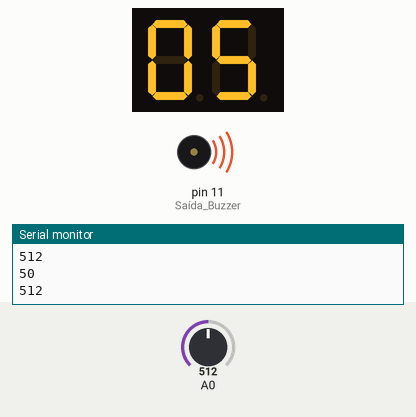
Simulated run of this sketch. Board: Arduino Uno, built with avr-gcc and run on an emulated ATmega328P. Shown: 2-digit seven-segment display, buzzer (waves = sounding, pin HIGH), the last lines printed to the serial monitor. Wiring (inferred from the names in the program): 2-digit 7-segment display, segments lit when HIGH: segments pin 2, pin 3, pin 4, pin 5, pin 6, pin 7, pin 8; digit selects pin 9, pin 10. The inputs (shaded band) are chosen by the test bench; at power-on: A0 = 512. The segment pins are drawn as the display they are named for; pins used as bus, display or sensor lines are not drawn.

Above: at 0.9 s.
1.3 s: A0 set to 379
At 2.3 s:
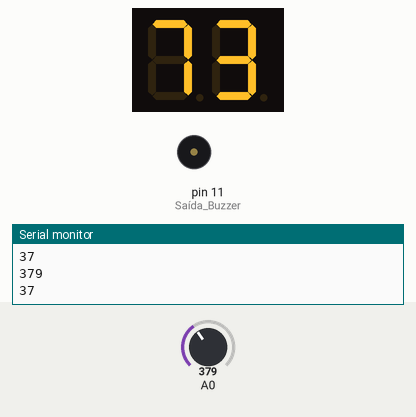
3.3 s: A0 set to 358
At 4.4 s:
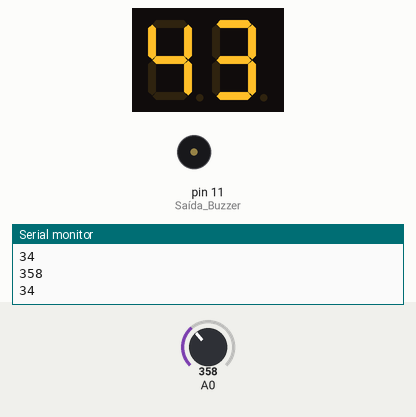
5.1 s: A0 set to 306
At 6.1 s:
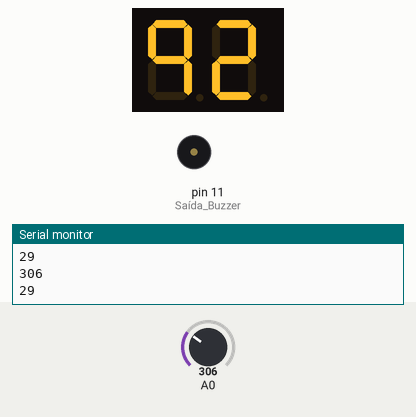
Timing chart, 0 to 8.1 s (numbered marks = the images above; inputs shaded):
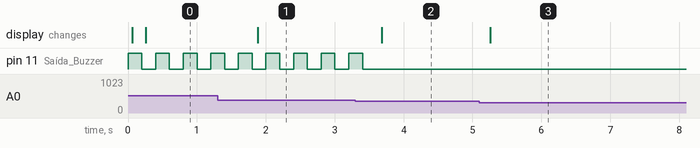

The sketch:

Arduino_code.ino
```cpp
#include <TimerOne.h>

char count1 = 0;
char count2 = 0;
int displayActive = 10;

byte seven_seg_digits[16][7] = { { 1,1,1,1,1,1,0 },  // = Digito 0
                                 { 0,1,1,0,0,0,0 },  // = Digito 1
                                 { 1,1,0,1,1,0,1 },  // = Digito 2
                                 { 1,1,1,1,0,0,1 },  // = Digito 3
                                 { 0,1,1,0,0,1,1 },  // = Digito 4
                                 { 1,0,1,1,0,1,1 },  // = Digito 5
                                 { 1,0,1,1,1,1,1 },  // = Digito 6
                                 { 1,1,1,0,0,0,0 },  // = Digito 7
                                 { 1,1,1,1,1,1,1 },  // = Digito 8
                                 { 1,1,1,0,0,1,1 },  // = Digito 9
                                 };
void setup()
{
  pinMode(2, OUTPUT); //Pino 2 do Arduino ligado ao segmento A
  pinMode(3, OUTPUT); //Pino 3 do Arduino ligado ao segmento B
  pinMode(4, OUTPUT); //Pino 4 do Arduino ligado ao segmento C
  pinMode(5, OUTPUT); //Pino 5 do Arduino ligado ao segmento D
  pinMode(6, OUTPUT); //Pino 6 do Arduino ligado ao segmento E
  pinMode(7, OUTPUT); //Pino 7 do Arduino ligado ao segmento F
  pinMode(8, OUTPUT); //Pino 8 do Arduino ligado ao segmento G
  pinMode(9, OUTPUT); //Pino Multiplexação dezena
  pinMode(10, OUTPUT); //Pino Multiplexação unidade
  pinMode(11, OUTPUT); //Saída Buzzer

  Timer1.initialize(10000); // Em us
  Timer1.attachInterrupt(Display);

  Serial.begin(9600);
}


void Display(){
  if(displayActive == 9){
    displayActive = 10;
    digitalWrite(10, LOW);
    sevenSegWrite(count2);
    digitalWrite(9, HIGH);
  } else {
    displayActive = 9;
     digitalWrite(9, LOW);
     sevenSegWrite(count1);
     digitalWrite(10, HIGH);
  }
}

void sevenSegWrite(byte digit){
  byte pin = 2;
  for (byte segCount = 0; segCount < 7; ++segCount)  {
    digitalWrite(pin, seven_seg_digits[digit][segCount]);
    ++pin;
  }
}
void loop() {
  unsigned long sensorValue = 0;
//  for (byte count = 0; count < 99; count++){
//    noInterrupts();
//    count1 = count/10;
//    count2 = count%10;
//    interrupts();
//    delay(200);
//  }
  while(1){
    //noInterrupts();
    sensorValue = analogRead(A0);
    Serial.println(sensorValue);
    sensorValue *= 100;
    sensorValue /= 1024;
    if(sensorValue >= 36){
      digitalWrite(11, HIGH);
      delay(200);
      digitalWrite(11, LOW);
    }
    Serial.println(sensorValue);

    count1 = sensorValue/10;
    count2 = sensorValue%10;
    //interrupts();
    delay(200);
  }
}
```

Measured:
- the behaviour switches between 369 and 368 on A0 (found by bisection; images 1 and 2)
- after the input at 1.3 s, the display: changes after 0.58 s (image 1)
- after the input at 3.3 s, pin 11 (Saída_Buzzer): goes on until 3.4 s, then stays LOW; the display: changes after 0.38 s (image 2)
- after the input at 5.1 s, the display: changes after 0.16 s (image 3)
- by itself, pin 11 (Saída_Buzzer): alternates HIGH for 0.20 s and LOW for 0.20 s
